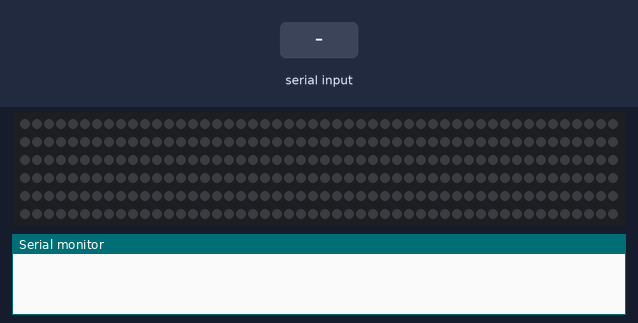
Recording of a sketch running on a simulated Arduino Uno, built with avr-gcc and run on an emulated ATmega328P. Shown: 300 RGB LEDs in strip order, left to right, continuing on the next row, the last lines printed to the serial monitor. Inputs (shaded band) come from the test bench. Dim RGB values are drawn brighter than linear.

Above: at 1.2 s.
1.3 s: "1" received over Serial
At 3.1 s:
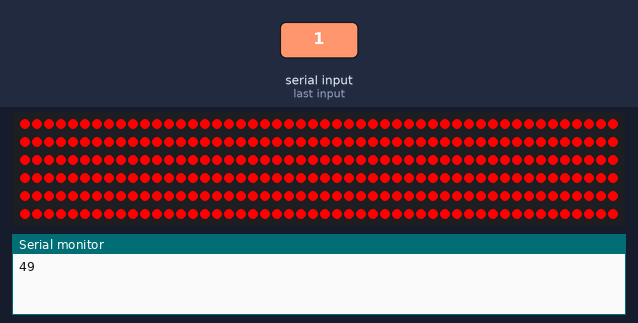
3.5 s: byte 55 (55) received over Serial
At 4.5 s:
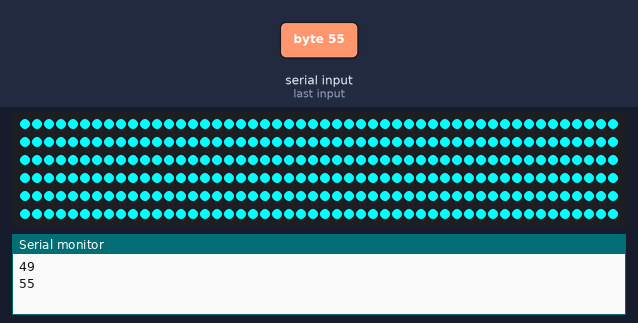
5.7 s: byte 56 (56) received over Serial
At 7.6 s:
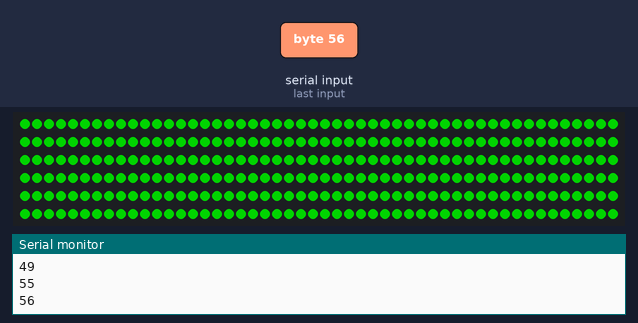
7.9 s: byte 58 (58) received over Serial
At 9.0 s:
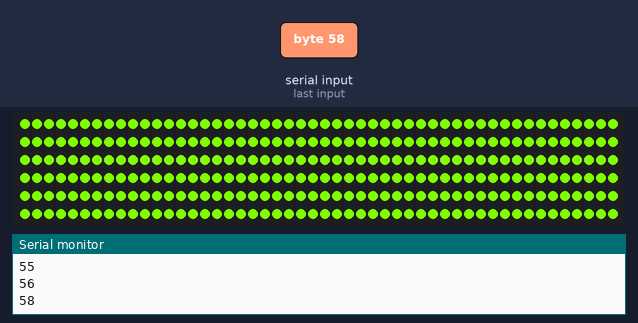
10.1 s: byte 59 (59) received over Serial
At 12.0 s:
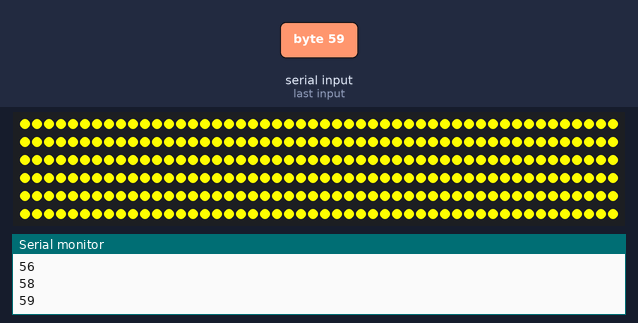
12.3 s: byte 60 (60) received over Serial
At 13.9 s:
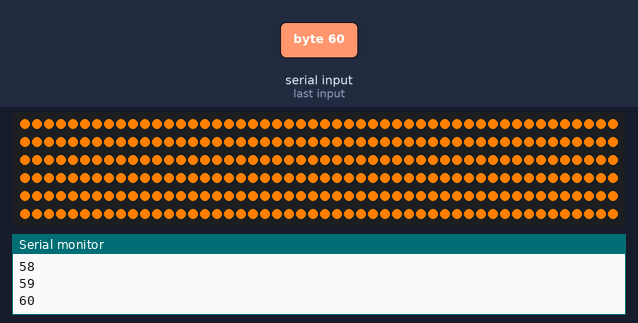
Timing chart, 0 to 15.4 s (numbered marks = the images above; inputs shaded):
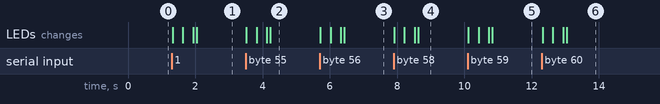

Measured:
- after the input at 1.3 s, the LEDs: first change at once (image 1 shows a later state)
- after the input at 3.5 s, the LEDs: first change at once (image 2 shows a later state)
- after the input at 5.7 s, the LEDs: first change at once (image 3 shows a later state)
- after the input at 7.9 s, the LEDs: first change at once (image 4 shows a later state)
- after the input at 10.1 s, the LEDs: first change at once (image 5 shows a later state)
- after the input at 12.3 s, the LEDs: first change at once (image 6 shows a later state)

The sketch:

arduinolights.ino
```cpp
#include "FastLED.h"

#define NUM_LEDS 300
#define DATA_PIN 3
#define updateLEDS 5

CRGB leds[NUM_LEDS];

int incomingByte = 0;

struct color{
  int r;
  int g;
  int b;
};
typedef struct color Color;

color mainColor;

void setup() {
  // put your setup code here, to run once:
  Serial.begin(9600);
  FastLED.addLeds<NEOPIXEL, DATA_PIN>(leds, NUM_LEDS);
  for(int i = 0; i < NUM_LEDS; i++){
      leds[i] = CRGB(0, 0, 0);
  }
  FastLED.show();
}

void loop() {
  // put your main code here, to run repeatedly:
  if(Serial.available() > 0){
    incomingByte = Serial.read();

    Serial.println(incomingByte);
  }
  for(int i = NUM_LEDS - 1; i >= updateLEDS; i--){
    leds[i] = leds[i-updateLEDS];
  }
/*
  //Christmas Mode
  if(incomingByte == 49){
    mainColor.r = 150;
    mainColor.g = 0;
    mainColor.b = 0;
  }else if(incomingByte == 50){
    mainColor.r = 0;
    mainColor.g = 150;
    mainColor.b = 0;
  }else if(incomingByte == 51){
    mainColor.r = 150;
    mainColor.g = 150;
    mainColor.b = 150;
  }else if(incomingByte == 52){
    mainColor.r = 150;
    mainColor.g = 150;
    mainColor.b = 0;
  }else if(incomingByte == 53){
    mainColor.r = 200;
    mainColor.g = 0;
    mainColor.b = 0;
  }else if(incomingByte == 54){
    mainColor.r = 0;
    mainColor.g = 200;
    mainColor.b = 0;
  }else if(incomingByte == 55){
    mainColor.r = 200;
    mainColor.g = 200;
    mainColor.b = 200;
  }else if(incomingByte == 56){
    mainColor.r = 200;
    mainColor.g = 200;
    mainColor.b = 0;
  }else if(incomingByte == 57){
    mainColor.r = 255;
    mainColor.g = 0;
    mainColor.b = 0;
  }else if(incomingByte == 58){
    mainColor.r = 0;
    mainColor.g = 255;
    mainColor.b = 0;
  }else if(incomingByte == 59){
    mainColor.r = 255;
    mainColor.g = 255;
    mainColor.b = 0;
  }else if(incomingByte == 60){
    mainColor.r = 255;
    mainColor.g = 255;
    mainColor.b = 255;
  }

*/
  //Normal Mode

   if(incomingByte == 49){
    mainColor.r = 255;
    mainColor.g = 0;
    mainColor.b = 0;
  }else if(incomingByte == 50){
    mainColor.r = 255;
    mainColor.g = 0;
    mainColor.b = 128;
  }else if(incomingByte == 51){
    mainColor.r = 255;
    mainColor.g = 0;
    mainColor.b = 255;
  }else if(incomingByte == 52){
    mainColor.r = 128;
    mainColor.g = 0;
    mainColor.b = 255;
  }else if(incomingByte == 53){
    mainColor.r = 0;
    mainColor.g = 0;
    mainColor.b = 255;
  }else if(incomingByte == 54){
    mainColor.r = 0;
    mainColor.g = 128;
    mainColor.b = 255;
  }else if(incomingByte == 55){
    mainColor.r = 0;
    mainColor.g = 255;
    mainColor.b = 255;
  }else if(incomingByte == 56){
    mainColor.r = 0;
    mainColor.g = 128;
    mainColor.b = 0;
  }else if(incomingByte == 57){
    mainColor.r = 0;
    mainColor.g = 255;
    mainColor.b = 0;
  }else if(incomingByte == 58){
    mainColor.r = 128;
    mainColor.g = 255;
    mainColor.b = 0;
  }else if(incomingByte == 59){
    mainColor.r = 255;
    mainColor.g = 255;
    mainColor.b = 0;
  }else if(incomingByte == 60){
    mainColor.r = 255;
    mainColor.g = 128;
    mainColor.b = 0;
  }

  for(int i = 0; i < updateLEDS; i++){
    leds[i] = CRGB(mainColor.r, mainColor.g, mainColor.b);
  }
  FastLED.show();

}
```
